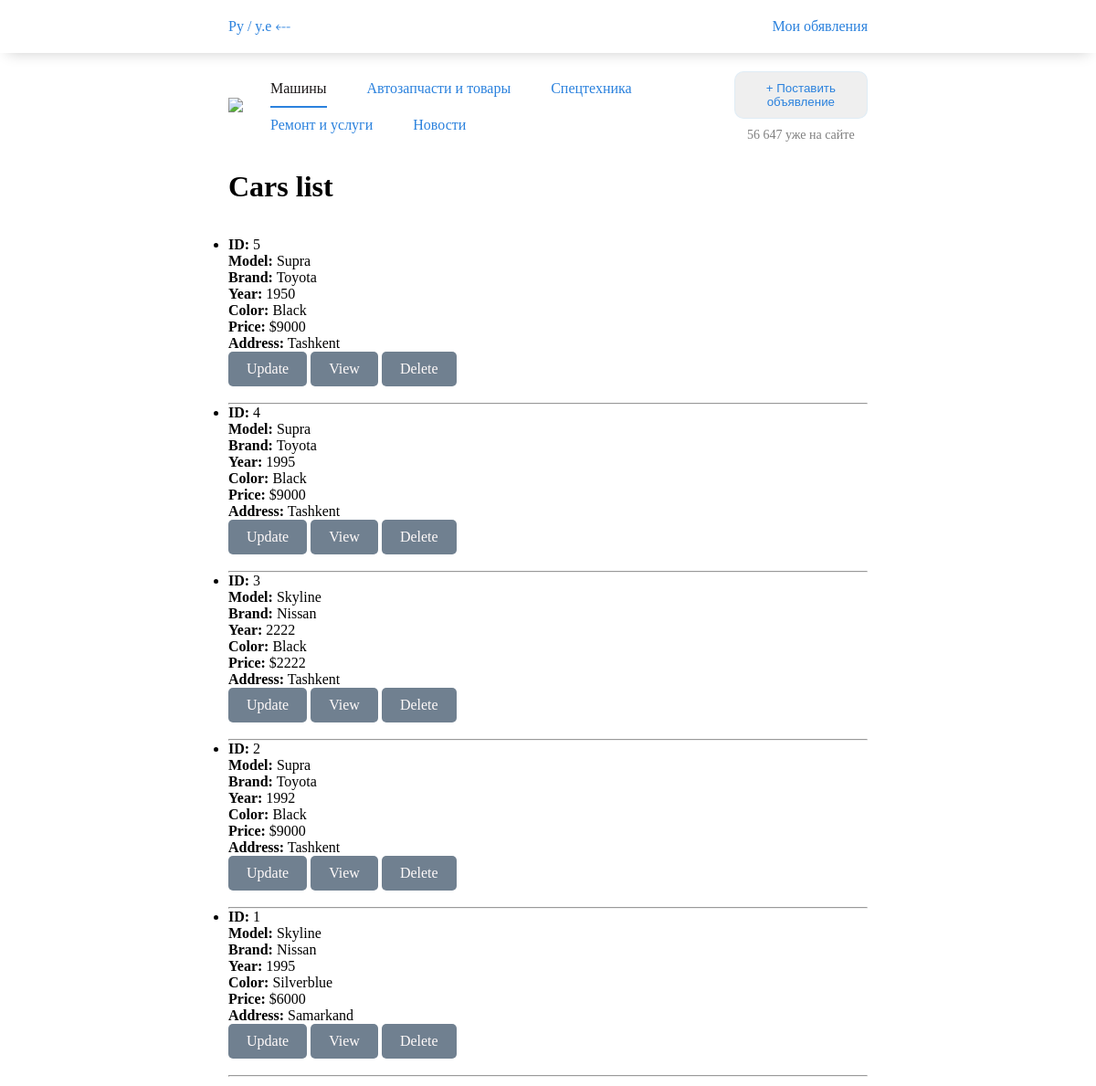
Before: /products/cars/ with the older database file.
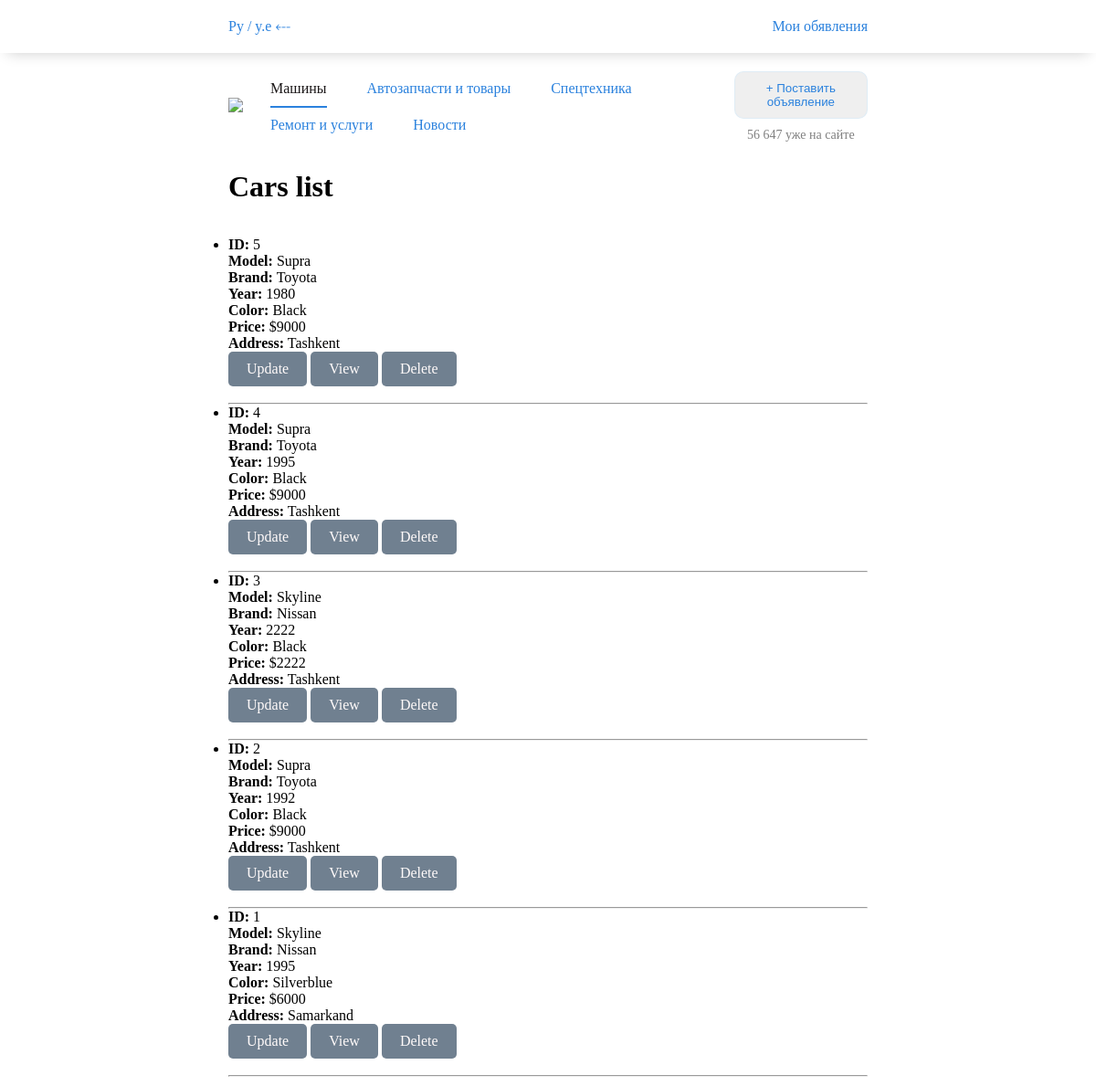
After: the same page with the newer database file.
### products/models.py (models this page shows, shortened)
class Cars(models.Model):
    brand = models.CharField(max_length=50)
    model = models.CharField(max_length=50)
    year = models.IntegerField()
    color = models.CharField(max_length=50)
    price = models.IntegerField()
    author_of_ad = models.ForeignKey(User, on_delete=models.CASCADE)
    created_at = models.DateTimeField(auto_now_add=True)
    address = models.CharField(max_length=255)
    class Meta:
        verbose_name = 'Car'
        verbose_name_plural = 'Cars'
        ordering = ['-created_at']

### products/views.py (the view)
# urls.py: path("cars/", cars_view, name='cars_view'),
def cars_view(request):
    context = {
        "cars": Cars.objects.all()  # [ {...},  {...},  ...]
    }
    return render(request, 'cars_list.html', context)

### products/templates/cars_list.html (shortened to what this page needs)
{% extends 'base.html' %}
{% block content %}
<h1>Cars list</h1>
<br>
<br>
<ul>
  {% for car in cars %}
  <li>
    <b>ID:</b> {{ car.id }} <br />
    <b>Model:</b> {{ car.model|title }} <br />
    <b>Brand:</b> {{ car.brand }} <br />
    <b>Year:</b> {{ car.year }} <br />
    <b>Color:</b> {{ car.color }} <br />
    <b>Price:</b> ${{ car.price }} <br />
    <b>Address:</b> {{ car.address }} <br />
    <a class="btn-link" href="{% url 'update_car_view' car.id %}">Update</a>
    <a class="btn-link" href="{% url 'car_details_view' car.id %}">View</a>
    <a class="btn-link" href="#" onclick="conformDeletion('{{car.id}}')">Delete</a>
    <br />
    <br />
    <hr />
  </li>
  {% endfor %}
</ul>
{% endblock %}

Changed rows visible on the page:
changed Cars id 5: year "1950" → "1980"
